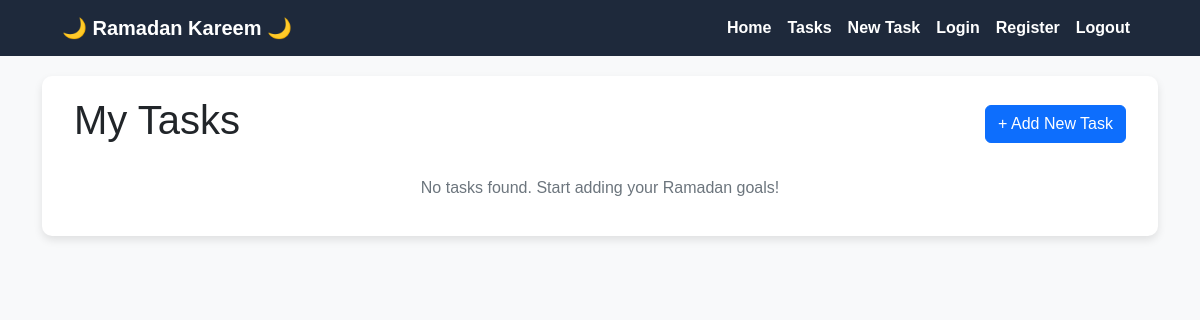
Before: /tasks/ (signed in) with the older database file.
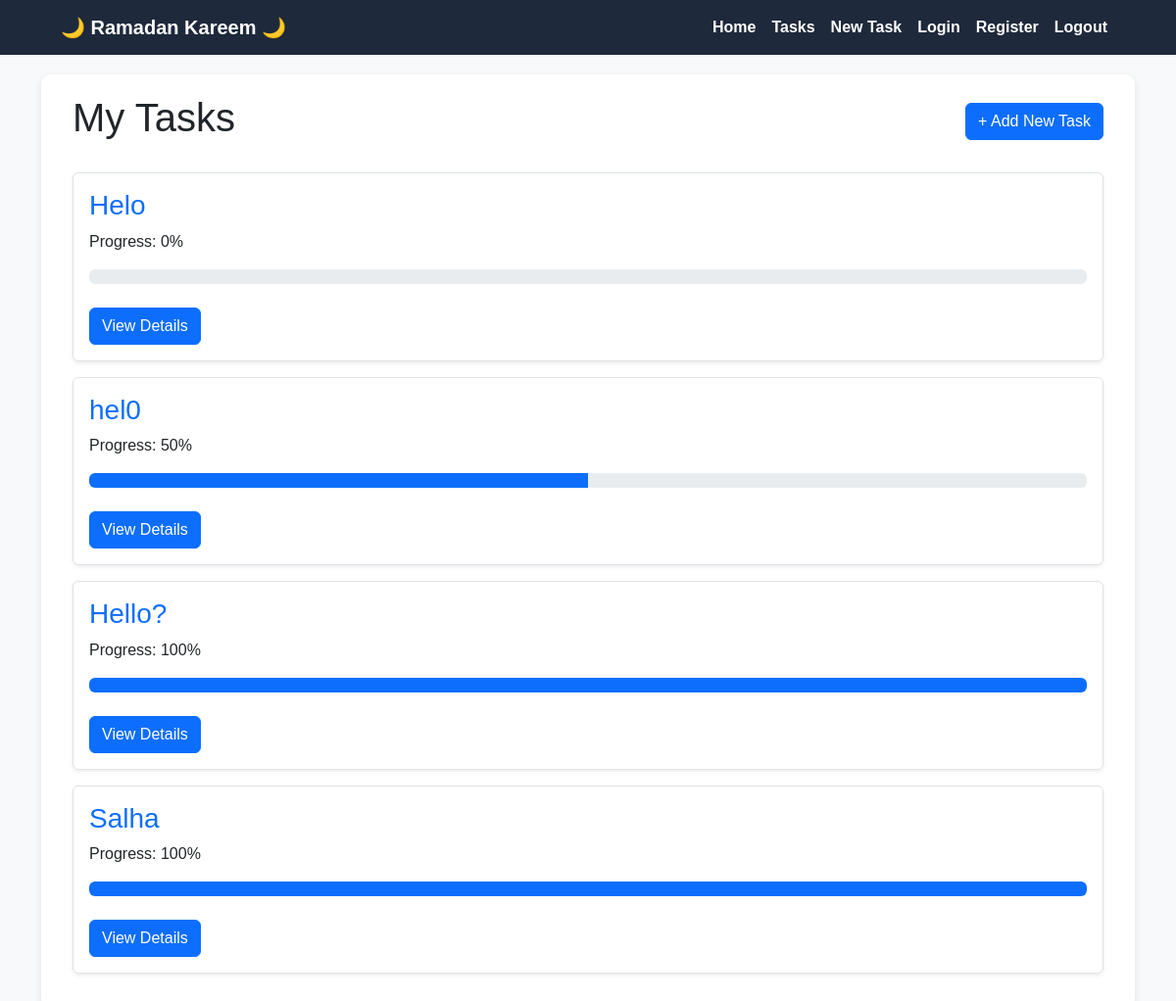
After: the same page with the newer database file.
### tasks/models.py (models this page shows, shortened)
class Task(models.Model):
    user = models.ForeignKey(
        'auth.User',
        on_delete=models.CASCADE,
    )
    title = models.CharField(
        max_length=100,
    )
    goal = models.IntegerField(
        default=1,
        validators=[MinValueValidator(1)]
    )
    created_at = models.DateTimeField(
        auto_now_add=True,
    )
    description = models.TextField(
        blank=True,
        null=True,
    )
    current_achieved = models.IntegerField(
        default=0,
        validators=[MinValueValidator(0)]
    )
    progress = models.IntegerField(
        default = 0,
    )
    class Meta:
        ordering = ['-created_at']

### tasks/views.py (the view)
# urls.py: path('tasks/', tasks_view, name='tasks'),
@login_required
def tasks_view(req):
    user = req.user
    today = now().date()
    tasks = Task.objects.filter(user=user, created_at__date=today)
    context = {
        'tasks': tasks,
    }
    return render(req, 'tasks.html', context)

### templates/tasks.html (shortened to what this page needs)
{% extends 'base.html' %}
{% load static %}
{% block content %}
<div class="container">
    <div class="d-flex justify-content-between align-items-center mb-4">
        <h1 class="page-title">My Tasks</h1>
        <a href="{% url 'add_task' %}" class="btn btn-primary btn-add"> + Add New Task</a>
    </div>
    <div class="task-list">
        {% for task in tasks %}
            <div class="task-card {{ task.status }} p-3 mb-3 border rounded shadow-sm">
                <h3 class="task-title text-primary">{{ task.title }}</h3>
                <p class="task-progress-text">Progress: {{task.progress}}%</p>
                <div class="progress" style="height: 15px;">
                    <div class="progress-bar"
                        role="progressbar"
                        style="width: {% widthratio task.current_achieved task.goal 100 %}%;"
                        aria-valuenow="{% widthratio task.current_achieved task.goal 100 %}"
                        aria-valuemin="0"
                        aria-valuemax="100">
                    </div>
                </div>
                <br>
                <a href="{% url 'task_details' task.id %}" class="btn btn-primary btn-add"> View Details</a>
            </div>
        {% empty %}
            <p class="no-tasks text-center text-secondary">No tasks found. Start adding your Ramadan goals!</p>
        {% endfor %}
    </div>
</div>
{% endblock %}

### templates/base.html (shortened to what this page needs)
<!DOCTYPE HTML>
{% load static %}
<html lang="en">
    <head>
        <link rel="stylesheet" href="https://cdn.jsdelivr.net/npm/bootstrap@5.3.0/dist/css/bootstrap.min.css">
        <link rel="stylesheet" href="https://cdnjs.cloudflare.com/ajax/libs/font-awesome/6.4.0/css/all.min.css">
        <link rel="stylesheet" href="{% static 'css/home.css' %}">
    </head>
    <body>
        <nav class="navbar navbar-expand-lg navbar-dark">
            <div class="container-fluid">
                <a class="navbar-brand" href="{% url 'home' %}">
                    🌙 Ramadan Kareem 🌙
                </a>
                <div class="collapse navbar-collapse" id="navbarNav">
                    <ul class="navbar-nav ms-auto">
                        <li class="nav-item"><a class="nav-link" href="{% url 'home' %}">Home</a></li>
                        <li class="nav-item"><a class="nav-link" href="{% url 'tasks' %}">Tasks</a></li>
                        <li class="nav-item"><a class="nav-link" href="{% url 'add_task' %}">New Task</a></li>
                        <li class="nav-item"><a class="nav-link" href="{% url 'login' %}">Login</a></li>
                        <li class="nav-item"><a class="nav-link" href="{% url 'register' %}">Register</a></li>
                        <li class="nav-item"><a class="nav-link" href="{% url 'logout' %}">Logout</a></li>
                    </ul>
                </div>
            </div>
        </nav>
        <div class="container">
            <div class="content">
                {% block content %} {% endblock %}
            </div>
        </div>
    </body>
</html>

### static/css/home.css (style rules this page uses)
body { background-color: #f8f9fa; font-family: 'Tajawal', sans-serif; }
.navbar { background-color: #1e293b !important; }
.navbar-brand, .nav-link { color: white !important; font-weight: bold; }
.container-fluid { max-width: 1100px; }
.content { margin-top: 20px; padding: 20px; background: white; border-radius: 10px; box-shadow: 0 4px 8px rgba(0,0,0,0.1); }

Changed rows visible on the page:
added Task: title "Helo", progress "0"
added Task: title "hel0", progress "50", current_achieved 5 (drawn)
added Task: title "Hello?", progress "100", current_achieved 1 (drawn)
added Task: title "Salha", progress "100", current_achieved 10 (drawn)
Other visible differences:
text no longer shown: "No tasks found. Start adding your Ramadan goals!"
